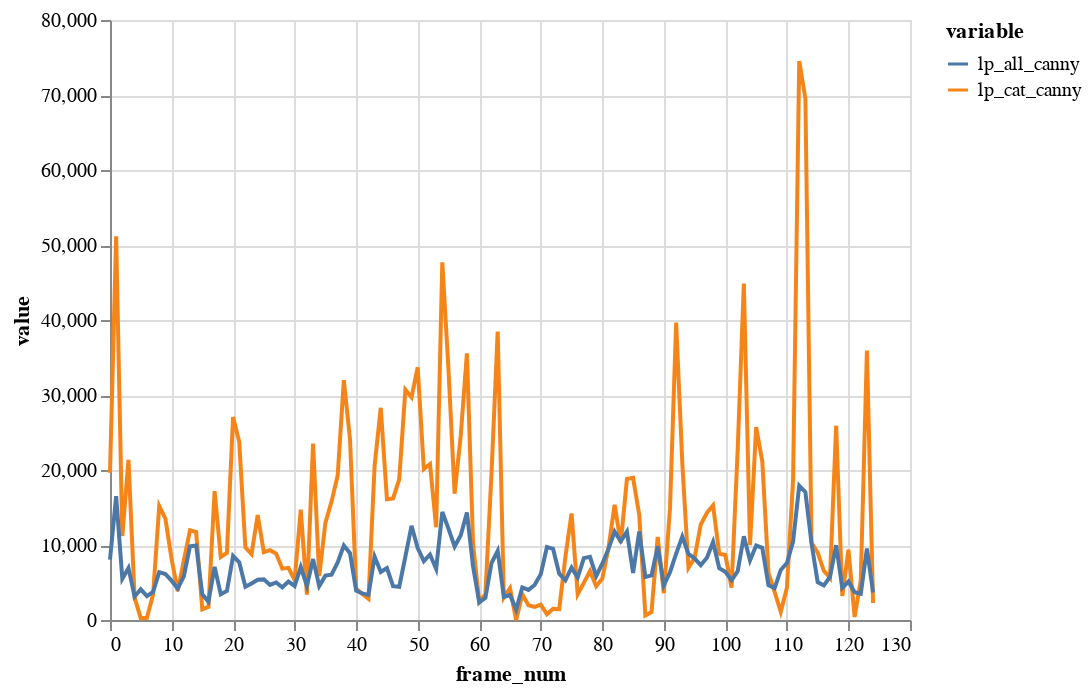

The code cell stored with this chart in its notebook:
### Code cell
result_melt = result[['frame_num','lp_cat_canny','lp_all_canny']].reset_index(drop=True).melt('frame_num')
alt.Chart(result_melt).mark_line().encode(
    x='frame_num',
    y='value',
    color='variable'
)

### Figure 1 — Vega-Lite specification as saved in the notebook (floating-point values rounded to 4 significant figures; data arrays with more than 128 entries replaced by an {"elided": "..."} marker saying what was removed)
{"config": {"view": {"continuousWidth": 400, "continuousHeight": 300}}, "data": {"name": "data-c664280192df2d44a7f3d3bd923eef85"}, "mark": "line", "encoding": {"color": {"type": "nominal", "field": "variable"}, "x": {"type": "quantitative", "field": "frame_num"}, "y": {"type": "quantitative", "field": "value"}}, "$schema": "https://vega.github.io/schema/vega-lite/v4.8.1.json", "datasets": {"data-c664280192df2d44a7f3d3bd923eef85": {"elided": "250 records"}}}
